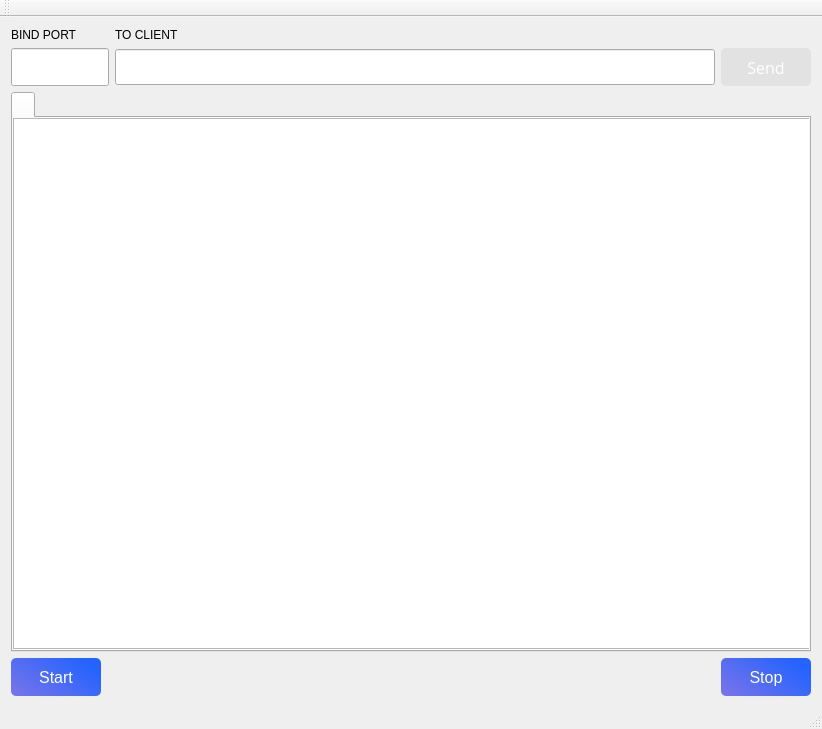
<?xml version="1.0" encoding="UTF-8"?>
<ui version="4.0">
 <class>MainWindow</class>
 <widget class="QMainWindow" name="MainWindow">
  <property name="geometry">
   <rect>
    <x>0</x>
    <y>0</y>
    <width>821</width>
    <height>729</height>
   </rect>
  </property>
  <property name="windowTitle">
   <string>MainWindow</string>
  </property>
  <widget class="QWidget" name="centralWidget">
   <layout class="QGridLayout" name="gridLayout">
    <item row="0" column="0">
     <widget class="QLabel" name="to_client_2">
      <property name="text">
       <string>BIND PORT</string>
      </property>
     </widget>
    </item>
    <item row="0" column="1">
     <widget class="QLabel" name="to_client">
      <property name="text">
       <string>TO CLIENT</string>
      </property>
     </widget>
    </item>
    <item row="1" column="0">
     <widget class="QLineEdit" name="port">
      <property name="minimumSize">
       <size>
        <width>0</width>
        <height>36</height>
       </size>
      </property>
      <property name="maximumSize">
       <size>
        <width>16777215</width>
        <height>40</height>
       </size>
      </property>
      <property name="font">
       <font>
        <pointsize>11</pointsize>
        <italic>true</italic>
       </font>
      </property>
     </widget>
    </item>
    <item row="1" column="1">
     <widget class="QLineEdit" name="ack">
      <property name="minimumSize">
       <size>
        <width>600</width>
        <height>36</height>
       </size>
      </property>
      <property name="maximumSize">
       <size>
        <width>16777215</width>
        <height>36</height>
       </size>
      </property>
      <property name="font">
       <font>
        <pointsize>11</pointsize>
        <italic>true</italic>
       </font>
      </property>
     </widget>
    </item>
    <item row="1" column="2">
     <widget class="QPushButton" name="sending">
      <property name="enabled">
       <bool>false</bool>
      </property>
      <property name="sizePolicy">
       <sizepolicy hsizetype="Fixed" vsizetype="Fixed">
        <horstretch>0</horstretch>
        <verstretch>0</verstretch>
       </sizepolicy>
      </property>
      <property name="minimumSize">
       <size>
        <width>90</width>
        <height>38</height>
       </size>
      </property>
      <property name="font">
       <font>
        <family>Open Sans</family>
        <pointsize>12</pointsize>
       </font>
      </property>
      <property name="styleSheet">
       <string notr="true">QPushButton#sending{
background-color: qlineargradient(spread:pad, x1:0, y1:0.773, x2:0.909091, y2:0.239, stop:0 rgba(115, 115, 155, 115), stop:1 rgba(115, 115, 155, 255));
border-radius: 5;
color: rgb(255, 255, 255);
}

QPushButton#sending:hover{
background-color: rgb(41, 136, 234);
border-radius: 5;
color: rgb(255, 255, 255);
}

QPushButton#sending:disabled{
background-color:rgb(226, 226, 226)}</string>
      </property>
      <property name="text">
       <string>Send</string>
      </property>
     </widget>
    </item>
    <item row="2" column="0" colspan="3">
     <widget class="QTabWidget" name="wins">
      <property name="enabled">
       <bool>true</bool>
      </property>
      <property name="minimumSize">
       <size>
        <width>800</width>
        <height>560</height>
       </size>
      </property>
      <property name="currentIndex">
       <number>0</number>
      </property>
      <widget class="QWidget" name="tab0">
       <attribute name="icon">
        <iconset resource="icons.qrc">
         <normaloff>:/png/Red_act.png</normaloff>:/png/Red_act.png</iconset>
       </attribute>
       <attribute name="title">
        <string/>
       </attribute>
       <widget class="QPlainTextEdit" name="log">
        <property name="geometry">
         <rect>
          <x>0</x>
          <y>0</y>
          <width>801</width>
          <height>531</height>
         </rect>
        </property>
        <property name="minimumSize">
         <size>
          <width>800</width>
          <height>530</height>
         </size>
        </property>
       </widget>
      </widget>
     </widget>
    </item>
    <item row="3" column="0">
     <widget class="QPushButton" name="starting">
      <property name="sizePolicy">
       <sizepolicy hsizetype="Fixed" vsizetype="Fixed">
        <horstretch>0</horstretch>
        <verstretch>0</verstretch>
       </sizepolicy>
      </property>
      <property name="minimumSize">
       <size>
        <width>90</width>
        <height>38</height>
       </size>
      </property>
      <property name="font">
       <font>
        <pointsize>12</pointsize>
       </font>
      </property>
      <property name="styleSheet">
       <string notr="true">QPushButton#starting{
background-color: qlineargradient(spread:pad, x1:0, y1:0.773, x2:0.909091, y2:0.239, stop:0 rgba(115, 115, 234, 255), stop:1 rgba(36, 99, 255, 255));
border-radius: 5;
color: rgb(255, 255, 255);
}

QPushButton#starting:hover{
background-color: rgb(115, 153, 234);
border-radius: 5;
color: rgb(255, 255, 255);
}

QPushButton#starting:disabled{
background-color:rgb(226, 226, 226)}</string>
      </property>
      <property name="text">
       <string>Start</string>
      </property>
     </widget>
    </item>
    <item row="3" column="1">
     <spacer name="horizontalSpacer">
      <property name="orientation">
       <enum>Qt::Horizontal</enum>
      </property>
      <property name="sizeHint" stdset="0">
       <size>
        <width>597</width>
        <height>28</height>
       </size>
      </property>
     </spacer>
    </item>
    <item row="3" column="2">
     <widget class="QPushButton" name="stoping">
      <property name="sizePolicy">
       <sizepolicy hsizetype="Fixed" vsizetype="Fixed">
        <horstretch>0</horstretch>
        <verstretch>0</verstretch>
       </sizepolicy>
      </property>
      <property name="minimumSize">
       <size>
        <width>90</width>
        <height>38</height>
       </size>
      </property>
      <property name="font">
       <font>
        <pointsize>12</pointsize>
       </font>
      </property>
      <property name="styleSheet">
       <string notr="true">QPushButton#stoping{
background-color: qlineargradient(spread:pad, x1:0, y1:0.773, x2:0.909091, y2:0.239, stop:0 rgba(115, 115, 234, 255), stop:1 rgba(36, 99, 255, 255));
border-radius: 5;
color: rgb(255, 255, 255);
}

QPushButton#stoping:hover{
background-color: rgb(115, 153, 234);
border-radius: 5;
color: rgb(255, 255, 255);
}

QPushButton#stoping:disabled{
background-color:rgb(226, 226, 226)}</string>
      </property>
      <property name="text">
       <string>Stop</string>
      </property>
     </widget>
    </item>
   </layout>
   <zorder>wins</zorder>
   <zorder>to_client_2</zorder>
   <zorder>to_client</zorder>
   <zorder>port</zorder>
   <zorder>ack</zorder>
   <zorder>sending</zorder>
   <zorder>starting</zorder>
   <zorder>stoping</zorder>
   <zorder>horizontalSpacer</zorder>
  </widget>
  <widget class="QToolBar" name="mainToolBar">
   <attribute name="toolBarArea">
    <enum>TopToolBarArea</enum>
   </attribute>
   <attribute name="toolBarBreak">
    <bool>false</bool>
   </attribute>
  </widget>
  <widget class="QStatusBar" name="statusBar"/>
 </widget>
 <layoutdefault spacing="6" margin="11"/>
 <resources>
  <include location="icons.qrc"/>
 </resources>
 <connections/>
</ui>
